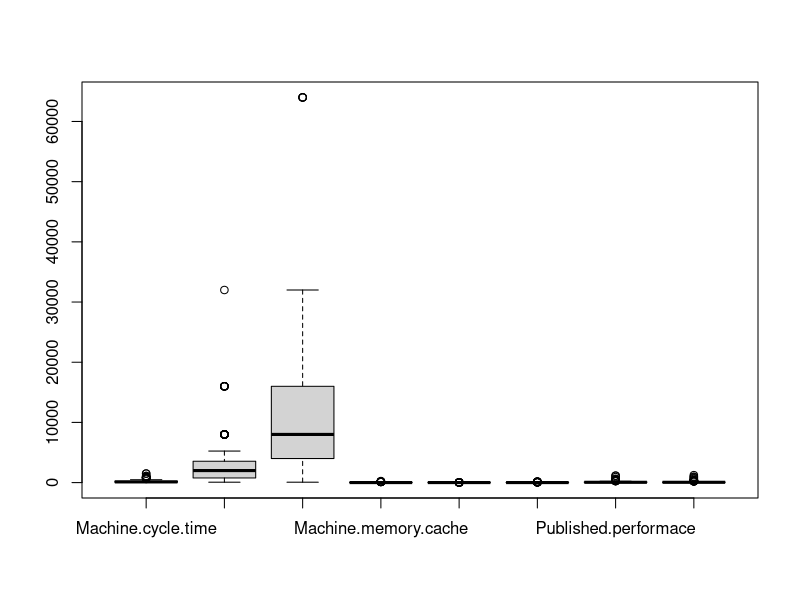
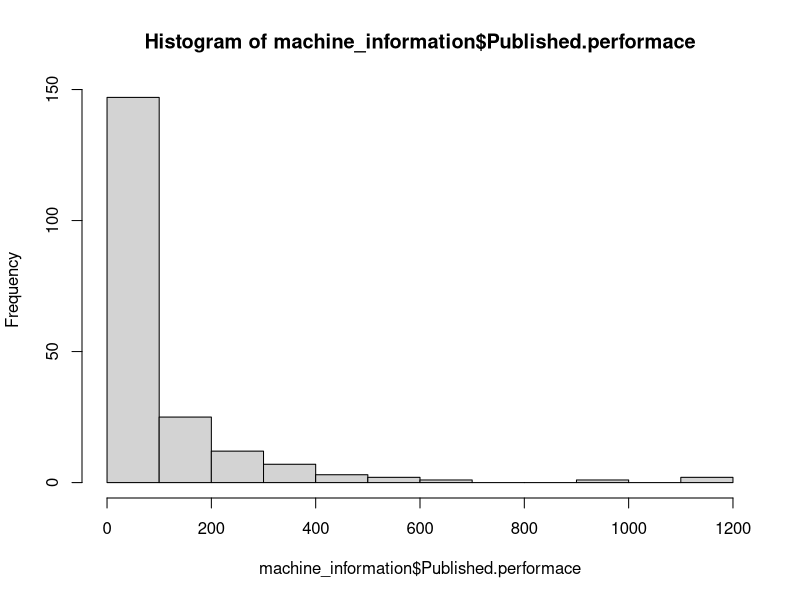
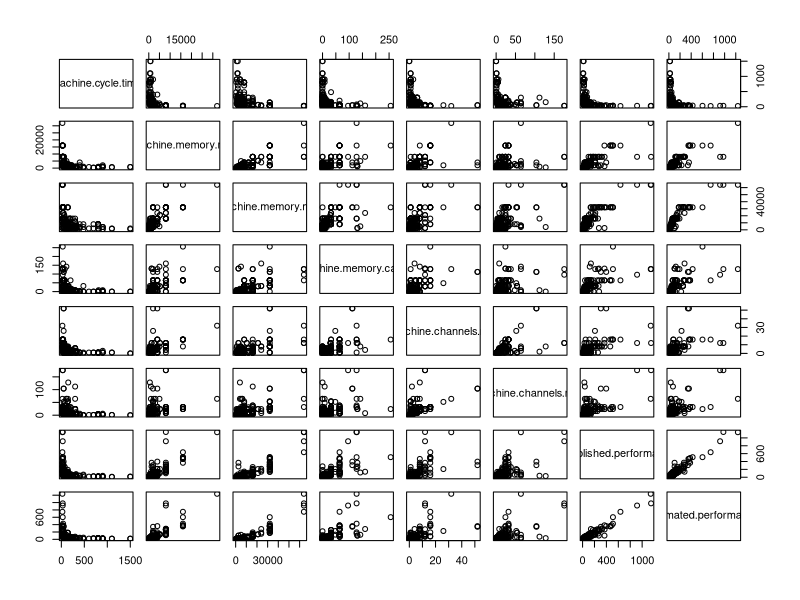

The R source for these figures, in order: (Note: this script raises an error after producing the figures.)
#library(moments) 

#Analyses computational power data and attempts to predict the total performance score.
#Uses polynomial regression

#Read in data and clean unnecessary columns  and null values
machine_information <- read.csv("data/machine.data", strip.white=TRUE)
machine_information <- machine_information[complete.cases(machine_information),]
colnames(machine_information)<- c("Company",
                                  "Machine.name",
                                  "Machine.cycle.time",
                                  "Machine.memory.min",
                                  "Machine.memory.max",
                                  "Machine.memory.cache",
                                  "Machine.channels.min",
                                  "Machine.channels.max",
                                  "Published.performace",
                                  "Estimated.performance")
machine_information <- subset(machine_information, select = -c(Company, Machine.name))

#Leave out some data for testing
machine_information_test_data <-  machine_information[201:208, ]
machine_information <- machine_information[1:200, ]

#Initial analysis
summary(machine_information)
boxplot(machine_information)

#Quick look at the performance data distribution
hist(machine_information$Published.performace)

#Requires the "moments" library at the top
#kurtosis(machine_information$Published.performace)
#skewness(machine_information$Published.performace)

cor(machine_information$Published.performace,machine_information)
pairs( machine_information, panel=function(x,y){
  points(x, y)
  model <- lm(x ~ y)
  # In case we want to display line of best fit
  #abline(model, col='red')
}, cex.labels=1)

#Modelling Linear Regresssion
#This is the final highest scoring model
machine_information_model <- lm(machine_information$Published.performace ~
                                polym(
                                +Machine.memory.max
                                #+Machine.memory.min
                                #-Machine.memory.min
                              #  +Machine.memory.cache
                                #+Machine.channels.max
                                #+Machine.channels.min
                                #-Estimated.performance #ignore the hardcoded predictions
                                ,degree=5)
                                ,data=machine_information)
machine_information_model$coefficients
summary(machine_information_model)

# Second scoring model
machine_information_model2 <- lm(machine_information$Published.performace ~
                                   +Machine.memory.max
                                 +Machine.memory.min
                                 +Machine.memory.cache
                                 +Machine.channels.max
                                 -Machine.channels.min
                                 -Estimated.performance #ignore the hardcoded predictions
                                 ,data=machine_information)
machine_information_model2$coefficients
summary(machine_information_model2)

# Third exploratory model
machine_information_model3 <- lm(machine_information$Published.performace ~
                                   +Machine.memory.max:Machine.memory.min
                                 +Machine.memory.cache
                                 +Machine.channels.max:Machine.channels.min
                                 -Estimated.performance #ignore the hardcoded predictions
                                 ,data=machine_information)
machine_information_model3$coefficients
summary(machine_information_model3)

#Predicitions based on initial modell to compare to the baseline
predicted_machine_model <- round(predict(machine_information_model, machine_information_test_data))
machine_information_test_data$Estimated.My.performance = predicted_machine_model

#Evaluation

#Line of best fit again to see the patterns
pairs( machine_information_test_data, panel=function(x,y){
  points(x, y)
  model <- lm(x ~ y)
  abline(model, col='blue')
})


#Residuals
performace_resid = resid(machine_information_model)
par(mfrow = c(2,2))
plot(machine_information_model, which=1)
plot(machine_information_model, which=2)
plot(machine_information_model, which=3)
plot(machine_information_model, which=5)